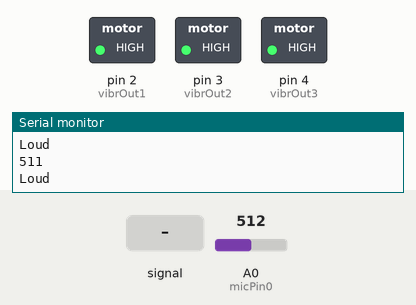
This sketch was run on a simulated Arduino Uno, built with avr-gcc and run on an emulated ATmega328P. On the bench: switched loads named in the sketch (green lamp = pin HIGH), the last lines printed to the serial monitor. Dashed ring = blinking. The inputs (shaded band) are chosen by the test bench; at power-on: A0 (micPin0) = 512.

Above: at 1.2 s.
1.3 s: A0 (micPin0) set to 862
2.8 s: A0 (micPin0) set to 880
At 4.0 s:
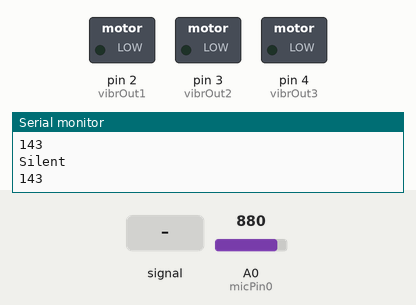
4.3 s: A0 (micPin0) set to 716
At 5.4 s:
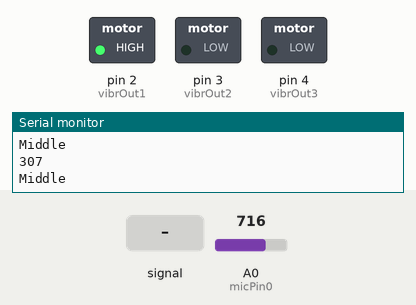
5.8 s: A0 (micPin0) fed a 2 Hz sine of ±306 counts around its level
At 6.44 s:
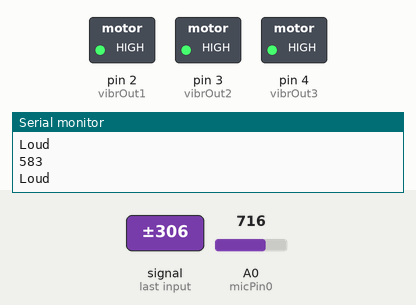
8.8 s: A0 (micPin0) set to 900
10.3 s: A0 (micPin0) set to 511
At 11.1 s:
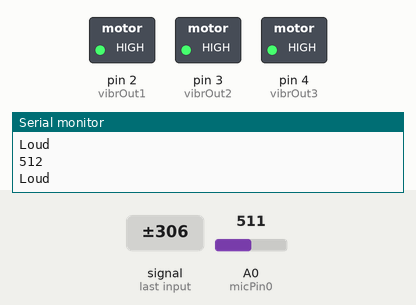
Timing chart, 0 to 12.8 s (numbered marks = the images above; inputs shaded):
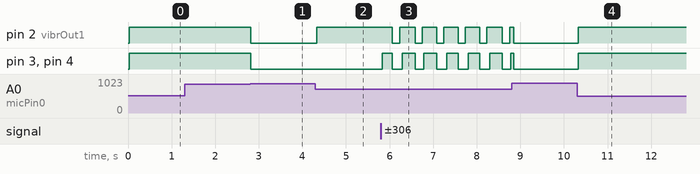

The sketch:

Hack.ino
```cpp
const int micPin0 = A0;
const int vibrOut1 = 2;
const int vibrOut2 = 3;
const int vibrOut3 = 4;
int counter = 0;
int arr[25];
long sum=0;
const int SILENT= 150;
const int MID = 350;
void setup() {
Serial.begin(115200);
pinMode(vibrOut1, OUTPUT);
pinMode(vibrOut2, OUTPUT);
pinMode(vibrOut3, OUTPUT);
pinMode(micPin0, INPUT);


}

void loop()
{
  for ( int i =0;i <300; i++)
  {


  int mic0 =1023 -  analogRead(micPin0);
  //Serial.print(mic0);
  //Serial.println("");
  sum = sum+ mic0;


  }
  int result = sum/300;
  Serial.println(result);
  if (result >MID)
  {
    Serial.println("Loud");
    digitalWrite(vibrOut1, HIGH);
    digitalWrite(vibrOut2, HIGH);
    digitalWrite(vibrOut3, HIGH);
  }
  else if (result >SILENT & result <MID)
  {
    digitalWrite(vibrOut1, HIGH);
    Serial.println("Middle");
  }
  else
  {
    Serial.println("Silent");
    digitalWrite(vibrOut1, LOW);
    digitalWrite(vibrOut2, LOW);
    digitalWrite(vibrOut3, LOW);
  }
  sum = 0;
  /*
  counter++;
  arr[counter] = vibrLevel;
  if (counter == 24)
  {
    for( int i=0; i<25; i++)
    {
     Serial.print(arr[i]);
     Serial.print(" ");
    }
    Serial.print("0 ");
    Serial.print(mic0);
    Serial.print(" vibrLevel  ");
    Serial.println(vibrLevel);
    Serial.print(" counter ");
    Serial.println(counter);
  counter =0;

  }*/


}
```

Measured:
- the behaviour switches between 872 and 873 on A0 (micPin0) (found by bisection; images 0 and 1)
- after the input at 2.8 s, pin 2 (vibrOut1), pin 3 (vibrOut2), pin 4 (vibrOut3): HIGH → LOW at once
- after the input at 4.3 s, pin 2 (vibrOut1): LOW → HIGH at once
- after the input at 5.8 s, pin 2 (vibrOut1): alternates HIGH for 0.33 s and LOW for 0.16 s, starting after 0.27 s; pin 3 (vibrOut2), pin 4 (vibrOut3): alternates HIGH for 0.28 s and LOW for 0.23 s, starting at once
- after the input at 10.3 s, pin 2 (vibrOut1), pin 3 (vibrOut2), pin 4 (vibrOut3): LOW → HIGH at once
